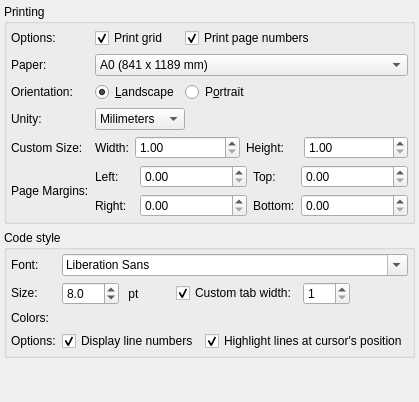
     <widget class="QWidget" name="tab_3">
      <attribute name="title">
       <string>Printing &amp;&amp; Code</string>
      </attribute>
      <layout class="QGridLayout" name="gridLayout_9">
       <property name="leftMargin">
        <number>4</number>
       </property>
       <property name="topMargin">
        <number>4</number>
       </property>
       <property name="rightMargin">
        <number>4</number>
       </property>
       <property name="bottomMargin">
        <number>4</number>
       </property>
       <item row="1" column="0">
        <widget class="QGroupBox" name="code_font_gb">
         <property name="title">
          <string>Code style</string>
         </property>
         <layout class="QGridLayout" name="gridLayout_5">
          <property name="leftMargin">
           <number>4</number>
          </property>
          <property name="topMargin">
           <number>4</number>
          </property>
          <property name="rightMargin">
           <number>4</number>
          </property>
          <property name="bottomMargin">
           <number>4</number>
          </property>
          <item row="1" column="0">
           <widget class="QLabel" name="font_lbl_2">
            <property name="sizePolicy">
             <sizepolicy hsizetype="Fixed" vsizetype="Fixed">
              <horstretch>0</horstretch>
              <verstretch>0</verstretch>
             </sizepolicy>
            </property>
            <property name="text">
             <string>Size:</string>
            </property>
           </widget>
          </item>
          <item row="0" column="0">
           <widget class="QLabel" name="font_lbl">
            <property name="sizePolicy">
             <sizepolicy hsizetype="Fixed" vsizetype="Fixed">
              <horstretch>0</horstretch>
              <verstretch>0</verstretch>
             </sizepolicy>
            </property>
            <property name="text">
             <string>Font:</string>
            </property>
           </widget>
          </item>
          <item row="2" column="0">
           <widget class="QLabel" name="colors_lbl">
            <property name="sizePolicy">
             <sizepolicy hsizetype="Fixed" vsizetype="Fixed">
              <horstretch>0</horstretch>
              <verstretch>0</verstretch>
             </sizepolicy>
            </property>
            <property name="text">
             <string>Colors:</string>
            </property>
           </widget>
          </item>
          <item row="3" column="0">
           <widget class="QLabel" name="colors_lbl_2">
            <property name="sizePolicy">
             <sizepolicy hsizetype="Fixed" vsizetype="Fixed">
              <horstretch>0</horstretch>
              <verstretch>0</verstretch>
             </sizepolicy>
            </property>
            <property name="text">
             <string>Options:</string>
            </property>
           </widget>
          </item>
          <item row="3" column="1" colspan="2">
           <layout class="QHBoxLayout" name="horizontalLayout_18">
            <item>
             <widget class="QCheckBox" name="disp_line_numbers_chk">
              <property name="text">
               <string>Display line numbers</string>
              </property>
              <property name="checked">
               <bool>true</bool>
              </property>
             </widget>
            </item>
            <item>
             <widget class="QCheckBox" name="hightlight_lines_chk">
              <property name="sizePolicy">
               <sizepolicy hsizetype="Expanding" vsizetype="Fixed">
                <horstretch>0</horstretch>
                <verstretch>0</verstretch>
               </sizepolicy>
              </property>
              <property name="text">
               <string>Highlight lines at cursor's position</string>
              </property>
              <property name="checked">
               <bool>true</bool>
              </property>
             </widget>
            </item>
           </layout>
          </item>
          <item row="0" column="1" colspan="2">
           <widget class="QFontComboBox" name="font_cmb">
            <property name="sizePolicy">
             <sizepolicy hsizetype="Expanding" vsizetype="Fixed">
              <horstretch>0</horstretch>
              <verstretch>0</verstretch>
             </sizepolicy>
            </property>
           </widget>
          </item>
          <item row="1" column="1" colspan="2">
           <layout class="QHBoxLayout" name="horizontalLayout_5">
            <item>
             <widget class="QDoubleSpinBox" name="font_size_spb">
              <property name="decimals">
               <number>1</number>
              </property>
              <property name="minimum">
               <double>5.000000000000000</double>
              </property>
              <property name="maximum">
               <double>100.000000000000000</double>
              </property>
              <property name="singleStep">
               <double>0.500000000000000</double>
              </property>
              <property name="value">
               <double>8.000000000000000</double>
              </property>
             </widget>
            </item>
            <item>
             <widget class="QLabel" name="unity_lbl">
              <property name="sizePolicy">
               <sizepolicy hsizetype="Minimum" vsizetype="Preferred">
                <horstretch>0</horstretch>
                <verstretch>0</verstretch>
               </sizepolicy>
              </property>
              <property name="text">
               <string> pt</string>
              </property>
             </widget>
            </item>
            <item>
             <spacer name="horizontalSpacer">
              <property name="orientation">
               <enum>Qt::Horizontal</enum>
              </property>
              <property name="sizeType">
               <enum>QSizePolicy::Fixed</enum>
              </property>
              <property name="sizeHint" stdset="0">
               <size>
                <width>30</width>
                <height>20</height>
               </size>
              </property>
             </spacer>
            </item>
            <item>
             <widget class="QCheckBox" name="tab_width_chk">
              <property name="text">
               <string>Custom tab width:</string>
              </property>
              <property name="checked">
               <bool>true</bool>
              </property>
             </widget>
            </item>
            <item>
             <widget class="QSpinBox" name="tab_width_spb">
              <property name="enabled">
               <bool>true</bool>
              </property>
              <property name="minimum">
               <number>1</number>
              </property>
              <property name="maximum">
               <number>100</number>
              </property>
              <property name="value">
               <number>1</number>
              </property>
             </widget>
            </item>
            <item>
             <spacer name="horizontalSpacer_2">
              <property name="orientation">
               <enum>Qt::Horizontal</enum>
              </property>
              <property name="sizeHint" stdset="0">
               <size>
                <width>40</width>
                <height>20</height>
               </size>
              </property>
             </spacer>
            </item>
           </layout>
          </item>
         </layout>
        </widget>
       </item>
       <item row="0" column="0">
        <widget class="QGroupBox" name="printing_gb">
         <property name="title">
          <string>Printing</string>
         </property>
         <layout class="QGridLayout" name="gridLayout_3">
          <property name="leftMargin">
           <number>4</number>
          </property>
          <property name="topMargin">
           <number>4</number>
          </property>
          <property name="rightMargin">
           <number>4</number>
          </property>
          <property name="bottomMargin">
           <number>4</number>
          </property>
          <item row="0" column="0">
           <widget class="QLabel" name="print_op_lbl">
            <property name="text">
             <string>Options:</string>
            </property>
           </widget>
          </item>
          <item row="0" column="1">
           <widget class="QCheckBox" name="print_grid_chk">
            <property name="sizePolicy">
             <sizepolicy hsizetype="Fixed" vsizetype="Fixed">
              <horstretch>0</horstretch>
              <verstretch>0</verstretch>
             </sizepolicy>
            </property>
            <property name="text">
             <string>Print grid</string>
            </property>
            <property name="checked">
             <bool>true</bool>
            </property>
           </widget>
          </item>
          <item row="0" column="2">
           <widget class="QCheckBox" name="print_pg_num_chk">
            <property name="sizePolicy">
             <sizepolicy hsizetype="Expanding" vsizetype="Fixed">
              <horstretch>0</horstretch>
              <verstretch>0</verstretch>
             </sizepolicy>
            </property>
            <property name="text">
             <string>Print page numbers</string>
            </property>
            <property name="checked">
             <bool>true</bool>
            </property>
           </widget>
          </item>
          <item row="1" column="0">
           <widget class="QLabel" name="paper_lbl">
            <property name="sizePolicy">
             <sizepolicy hsizetype="Preferred" vsizetype="Preferred">
              <horstretch>0</horstretch>
              <verstretch>0</verstretch>
             </sizepolicy>
            </property>
            <property name="text">
             <string>Paper:</string>
            </property>
           </widget>
          </item>
          <item row="1" column="1" colspan="2">
           <widget class="QComboBox" name="paper_cmb">
            <property name="sizePolicy">
             <sizepolicy hsizetype="Preferred" vsizetype="Fixed">
              <horstretch>0</horstretch>
              <verstretch>0</verstretch>
             </sizepolicy>
            </property>
            <property name="maximumSize">
             <size>
              <width>16777215</width>
              <height>16777215</height>
             </size>
            </property>
            <property name="currentIndex">
             <number>0</number>
            </property>
            <item>
             <property name="text">
              <string>A0 (841 x 1189 mm)</string>
             </property>
            </item>
            <item>
             <property name="text">
              <string>A1 (594 x 841 mm)</string>
             </property>
            </item>
            <item>
             <property name="text">
              <string>A2 (420 x 594 mm)</string>
             </property>
            </item>
            <item>
             <property name="text">
              <string>A3 (297 x 420 mm)</string>
             </property>
            </item>
            <item>
             <property name="text">
              <string>A4 (210 x 297 mm)</string>
             </property>
            </item>
            <item>
             <property name="text">
              <string>A5 (148 x 210 mm)</string>
             </property>
            </item>
            <item>
             <property name="text">
              <string>A6 (105 x 148 mm)</string>
             </property>
            </item>
            <item>
             <property name="text">
              <string>A7 (74 x 105 mm)</string>
             </property>
            </item>
            <item>
             <property name="text">
              <string>A8 (52 x 74 mm)</string>
             </property>
            </item>
            <item>
             <property name="text">
              <string>A9 (37 x 52 mm)</string>
             </property>
            </item>
            <item>
             <property name="text">
              <string>B0 (1030 x 1456 mm)</string>
             </property>
            </item>
            <item>
             <property name="text">
              <string>B1 (728 x 1030 mm)</string>
             </property>
            </item>
            <item>
             <property name="text">
              <string>B10 (32 x 45 mm)</string>
             </property>
            </item>
            <item>
             <property name="text">
              <string>B2 (515 x 728 mm)</string>
             </property>
            </item>
            <item>
             <property name="text">
              <string>B3 (364 x 515 mm)</string>
             </property>
            </item>
            <item>
             <property name="text">
              <string>B4 (257 x 364 mm)</string>
             </property>
            </item>
            <item>
             <property name="text">
              <string>B5 (182 x 257 mm)</string>
             </property>
            </item>
            <item>
             <property name="text">
              <string>B6 (128 x 182 mm)</string>
             </property>
            </item>
            <item>
             <property name="text">
              <string>B7 (91 x 128 mm)</string>
             </property>
            </item>
            <item>
             <property name="text">
              <string>B8 (64 x 91 mm)</string>
             </property>
            </item>
            <item>
             <property name="text">
              <string>B9 (45 x 64 mm)</string>
             </property>
            </item>
            <item>
             <property name="text">
              <string>C5E (163 x 229 mm)</string>
             </property>
            </item>
            <item>
             <property name="text">
              <string>Comm10E (105 x 241 mm)</string>
             </property>
            </item>
            <item>
             <property name="text">
              <string>DLE (110 x 220 mm)</string>
             </property>
            </item>
            <item>
             <property name="text">
              <string>Executive (191 x 254 mm)</string>
             </property>
            </item>
            <item>
             <property name="text">
              <string>Folio (210 x 330 mm)</string>
             </property>
            </item>
            <item>
             <property name="text">
              <string>Ledger (432 x 279 mm)</string>
             </property>
            </item>
            <item>
             <property name="text">
              <string>Legal (216 x 356 mm)</string>
             </property>
            </item>
            <item>
             <property name="text">
              <string>Letter (216 x 279 mm)</string>
             </property>
            </item>
            <item>
             <property name="text">
              <string>Tabloid (279 x 432 mm)</string>
             </property>
            </item>
            <item>
             <property name="text">
              <string>Custom</string>
             </property>
            </item>
           </widget>
          </item>
          <item row="2" column="0">
           <widget class="QLabel" name="orientation_lbl">
            <property name="sizePolicy">
             <sizepolicy hsizetype="Preferred" vsizetype="Preferred">
              <horstretch>0</horstretch>
              <verstretch>0</verstretch>
             </sizepolicy>
            </property>
            <property name="text">
             <string>Orientation:</string>
            </property>
           </widget>
          </item>
          <item row="2" column="1">
           <widget class="QRadioButton" name="landscape_rb">
            <property name="sizePolicy">
             <sizepolicy hsizetype="Fixed" vsizetype="Fixed">
              <horstretch>0</horstretch>
              <verstretch>0</verstretch>
             </sizepolicy>
            </property>
            <property name="text">
             <string>&amp;Landscape</string>
            </property>
            <property name="checked">
             <bool>true</bool>
            </property>
           </widget>
          </item>
          <item row="2" column="2">
           <widget class="QRadioButton" name="portrait_rb">
            <property name="sizePolicy">
             <sizepolicy hsizetype="Expanding" vsizetype="Fixed">
              <horstretch>0</horstretch>
              <verstretch>0</verstretch>
             </sizepolicy>
            </property>
            <property name="text">
             <string>P&amp;ortrait</string>
            </property>
           </widget>
          </item>
          <item row="3" column="0">
           <widget class="QLabel" name="label">
            <property name="text">
             <string>Unity:</string>
            </property>
           </widget>
          </item>
          <item row="4" column="0">
           <widget class="QLabel" name="custom_lbl">
            <property name="text">
             <string>Custom Size:</string>
            </property>
           </widget>
          </item>
          <item row="4" column="1" colspan="2">
           <layout class="QHBoxLayout" name="horizontalLayout">
            <item>
             <widget class="QLabel" name="width_lbl">
              <property name="sizePolicy">
               <sizepolicy hsizetype="Fixed" vsizetype="Preferred">
                <horstretch>0</horstretch>
                <verstretch>0</verstretch>
               </sizepolicy>
              </property>
              <property name="text">
               <string>Width:</string>
              </property>
             </widget>
            </item>
            <item>
             <widget class="QDoubleSpinBox" name="width_spb">
              <property name="minimum">
               <double>1.000000000000000</double>
              </property>
              <property name="maximum">
               <double>999999.989999999990687</double>
              </property>
             </widget>
            </item>
            <item>
             <widget class="QLabel" name="height_lbl">
              <property name="sizePolicy">
               <sizepolicy hsizetype="Fixed" vsizetype="Preferred">
                <horstretch>0</horstretch>
                <verstretch>0</verstretch>
               </sizepolicy>
              </property>
              <property name="minimumSize">
               <size>
                <width>52</width>
                <height>0</height>
               </size>
              </property>
              <property name="text">
               <string>Height:</string>
              </property>
             </widget>
            </item>
            <item>
             <widget class="QDoubleSpinBox" name="height_spb">
              <property name="minimum">
               <double>1.000000000000000</double>
              </property>
              <property name="maximum">
               <double>999999.989999999990687</double>
              </property>
             </widget>
            </item>
           </layout>
          </item>
          <item row="5" column="0">
           <widget class="QLabel" name="margins_lbl">
            <property name="sizePolicy">
             <sizepolicy hsizetype="Preferred" vsizetype="Preferred">
              <horstretch>0</horstretch>
              <verstretch>0</verstretch>
             </sizepolicy>
            </property>
            <property name="text">
             <string>Page Margins:</string>
            </property>
           </widget>
          </item>
          <item row="5" column="1" colspan="2">
           <layout class="QGridLayout" name="gridLayout">
            <item row="0" column="0">
             <widget class="QLabel" name="left_lbl">
              <property name="minimumSize">
               <size>
                <width>39</width>
                <height>0</height>
               </size>
              </property>
              <property name="text">
               <string>Left:</string>
              </property>
             </widget>
            </item>
            <item row="0" column="1">
             <widget class="QDoubleSpinBox" name="left_marg">
              <property name="sizePolicy">
               <sizepolicy hsizetype="Expanding" vsizetype="Fixed">
                <horstretch>0</horstretch>
                <verstretch>0</verstretch>
               </sizepolicy>
              </property>
              <property name="minimumSize">
               <size>
                <width>50</width>
                <height>23</height>
               </size>
              </property>
              <property name="toolTip">
               <string>Left margin</string>
              </property>
              <property name="maximum">
               <double>5000.000000000000000</double>
              </property>
             </widget>
            </item>
            <item row="0" column="2">
             <widget class="QLabel" name="top_lbl">
              <property name="text">
               <string>Top:</string>
              </property>
             </widget>
            </item>
            <item row="0" column="3">
             <widget class="QDoubleSpinBox" name="top_marg">
              <property name="sizePolicy">
               <sizepolicy hsizetype="Expanding" vsizetype="Fixed">
                <horstretch>0</horstretch>
                <verstretch>0</verstretch>
               </sizepolicy>
              </property>
              <property name="minimumSize">
               <size>
                <width>50</width>
                <height>23</height>
               </size>
              </property>
              <property name="toolTip">
               <string>Top margin</string>
              </property>
              <property name="maximum">
               <double>5000.000000000000000</double>
              </property>
             </widget>
            </item>
            <item row="1" column="0">
             <widget class="QLabel" name="right_lbl">
              <property name="minimumSize">
               <size>
                <width>39</width>
                <height>0</height>
               </size>
              </property>
              <property name="text">
               <string>Right:</string>
              </property>
             </widget>
            </item>
            <item row="1" column="3">
             <widget class="QDoubleSpinBox" name="bottom_marg">
              <property name="sizePolicy">
               <sizepolicy hsizetype="Expanding" vsizetype="Fixed">
                <horstretch>0</horstretch>
                <verstretch>0</verstretch>
               </sizepolicy>
              </property>
              <property name="minimumSize">
               <size>
                <width>50</width>
                <height>23</height>
               </size>
              </property>
              <property name="toolTip">
               <string>Bottom margin</string>
              </property>
              <property name="maximum">
               <double>5000.000000000000000</double>
              </property>
             </widget>
            </item>
            <item row="1" column="1">
             <widget class="QDoubleSpinBox" name="right_marg">
              <property name="sizePolicy">
               <sizepolicy hsizetype="Expanding" vsizetype="Fixed">
                <horstretch>0</horstretch>
                <verstretch>0</verstretch>
               </sizepolicy>
              </property>
              <property name="minimumSize">
               <size>
                <width>50</width>
                <height>23</height>
               </size>
              </property>
              <property name="toolTip">
               <string>Right margin</string>
              </property>
              <property name="maximum">
               <double>5000.000000000000000</double>
              </property>
             </widget>
            </item>
            <item row="1" column="2">
             <widget class="QLabel" name="bottom_lbl">
              <property name="text">
               <string>Bottom:</string>
              </property>
             </widget>
            </item>
           </layout>
          </item>
          <item row="3" column="1" colspan="2">
           <widget class="QComboBox" name="unity_cmb">
            <property name="sizePolicy">
             <sizepolicy hsizetype="Fixed" vsizetype="Fixed">
              <horstretch>0</horstretch>
              <verstretch>0</verstretch>
             </sizepolicy>
            </property>
            <property name="currentIndex">
             <number>0</number>
            </property>
            <item>
             <property name="text">
              <string>Milimeters</string>
             </property>
            </item>
            <item>
             <property name="text">
              <string>Pixels</string>
             </property>
            </item>
            <item>
             <property name="text">
              <string>Inches</string>
             </property>
            </item>
            <item>
             <property name="text">
              <string>Centimeter</string>
             </property>
            </item>
           </widget>
          </item>
         </layout>
        </widget>
       </item>
       <item row="2" column="0">
        <spacer name="verticalSpacer_2">
         <property name="orientation">
          <enum>Qt::Vertical</enum>
         </property>
         <property name="sizeHint" stdset="0">
          <size>
           <width>20</width>
           <height>40</height>
          </size>
         </property>
        </spacer>
       </item>
      </layout>
     </widget>
